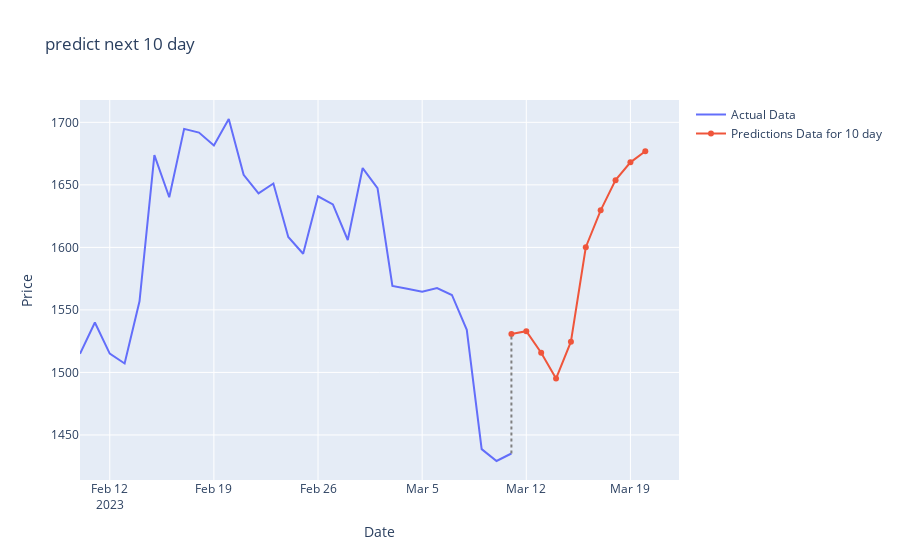

Write notebook code for a chart like this one.
### Code cell
actual_x = y_future_data.index
actual_y = y_future_data['Adj Close']
pred_x = prediction_df.index
pred_y = prediction_df['Adj Close']

fig = go.Figure()
fig.add_trace(go.Scatter(x=actual_x, y=actual_y, name='Actual Data'))
fig.add_trace(go.Scatter(x=pred_x, y=pred_y,
              name='Predictions Data for 10 day'))

fig.add_shape(type='line',
              x0=actual_x[-1], y0=actual_y[-1],
              x1=pred_x[0], y1=pred_y[0],
              line=dict(color='grey', width=2, dash='dot'))

fig.update_layout(
    xaxis_title='Date',
    yaxis_title='Price',
    title='predict next 10 day '
)

fig.show()

### Figure 1 — Plotly figure (JSON) as saved in the notebook; plotly's stock layout.template omitted (floating-point values rounded to 4 significant figures)
{"data": [{"name": "Actual Data", "type": "scatter", "x": ["2023-02-10T00:00:00", "2023-02-11T00:00:00", "2023-02-12T00:00:00", "2023-02-13T00:00:00", "2023-02-14T00:00:00", "2023-02-15T00:00:00", "2023-02-16T00:00:00", "2023-02-17T00:00:00", "2023-02-18T00:00:00", "2023-02-19T00:00:00", "2023-02-20T00:00:00", "2023-02-21T00:00:00", "2023-02-22T00:00:00", "2023-02-23T00:00:00", "2023-02-24T00:00:00", "2023-02-25T00:00:00", "2023-02-26T00:00:00", "2023-02-27T00:00:00", "2023-02-28T00:00:00", "2023-03-01T00:00:00", "2023-03-02T00:00:00", "2023-03-03T00:00:00", "2023-03-04T00:00:00", "2023-03-05T00:00:00", "2023-03-06T00:00:00", "2023-03-07T00:00:00", "2023-03-08T00:00:00", "2023-03-09T00:00:00", "2023-03-10T00:00:00", "2023-03-11T00:00:00"], "y": [1515.0, 1540.0, 1515.0, 1507.0, 1557.0, 1674.0, 1640.0, 1695.0, 1692.0, 1681.0, 1703.0, 1658.0, 1643.0, 1651.0, 1608.0, 1595.0, 1641.0, 1634.0, 1606.0, 1663.0, 1647.0, 1569.0, 1567.0, 1564.0, 1567.0, 1562.0, 1534.0, 1439.0, 1429.0, 1435.0]}, {"name": "Predictions Data for 10 day", "type": "scatter", "x": ["2023-03-11T00:00:00", "2023-03-12T00:00:00", "2023-03-13T00:00:00", "2023-03-14T00:00:00", "2023-03-15T00:00:00", "2023-03-16T00:00:00", "2023-03-17T00:00:00", "2023-03-18T00:00:00", "2023-03-19T00:00:00", "2023-03-20T00:00:00"], "y": [1531.0, 1533.0, 1516.0, 1495.0, 1525.0, 1600.0, 1630.0, 1654.0, 1668.0, 1677.0]}], "layout": {"shapes": [{"line": {"color": "grey", "dash": "dot", "width": 2}, "type": "line", "x0": "2023-03-11T00:00:00", "x1": "2023-03-11T00:00:00", "y0": 1435.0, "y1": 1531.0}], "title": {"text": "predict next 10 day "}, "xaxis": {"title": {"text": "Date"}}, "yaxis": {"title": {"text": "Price"}}}}
